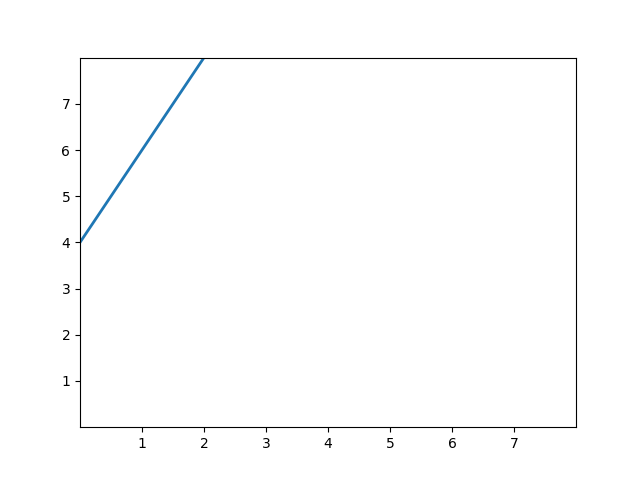

This chart was generated by the following Python code:
import matplotlib.pyplot as plt
import numpy as np

# plt.style.use('_mpl-gallery')

# make data
x = np.linspace(0, 10, 100)
y = 4 + 2 * np.sin(2 * x)
y = 4 + 2 * x
# plot
fig, ax = plt.subplots()

ax.plot(x, y, linewidth=2.0)

ax.set(xlim=(0, 8), xticks=np.arange(1, 8),
       ylim=(0, 8), yticks=np.arange(1, 8))

fig.savefig('line.png')
plt.show()